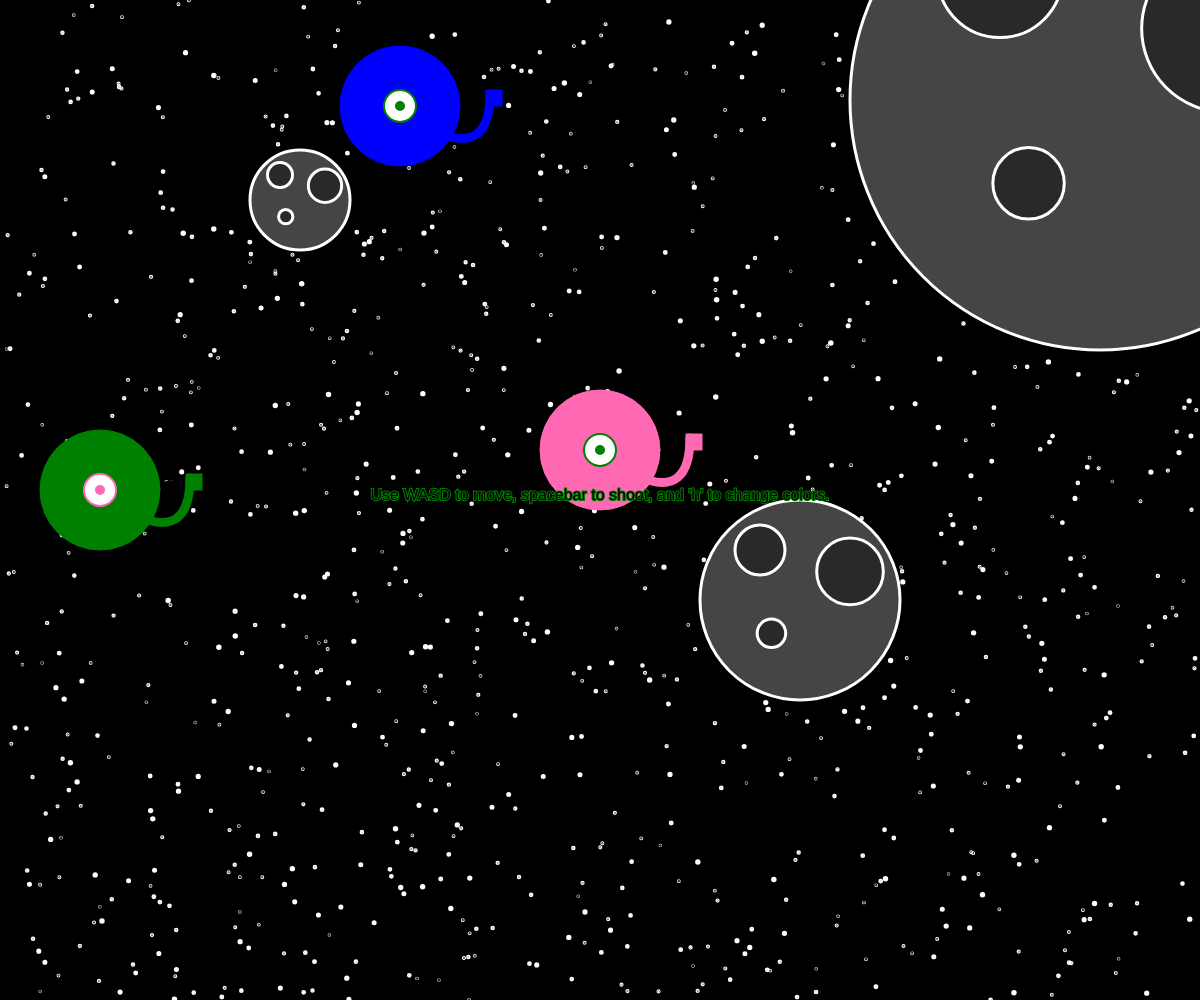
Frame 1 (no input)
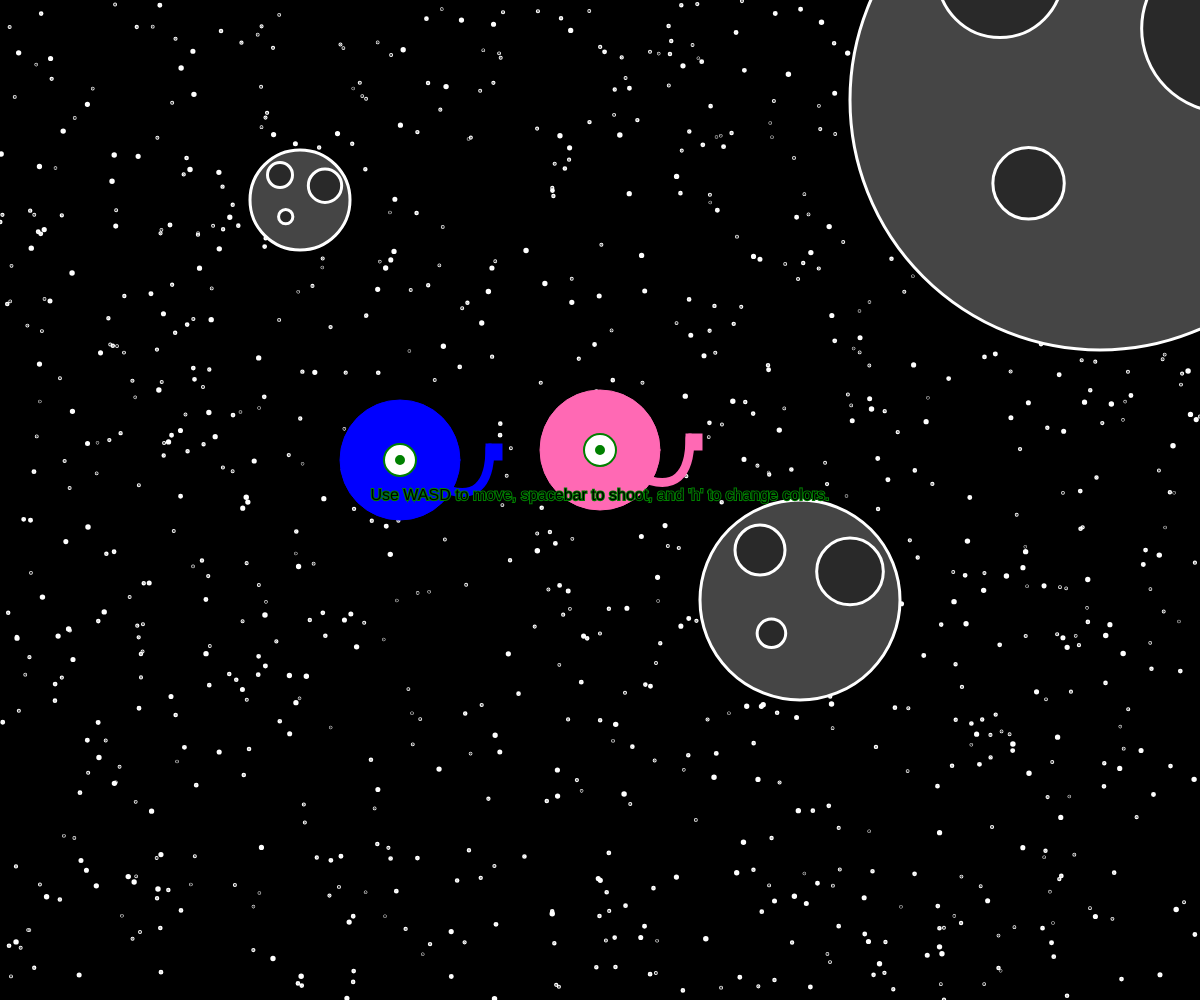
Frame 60 (no input)
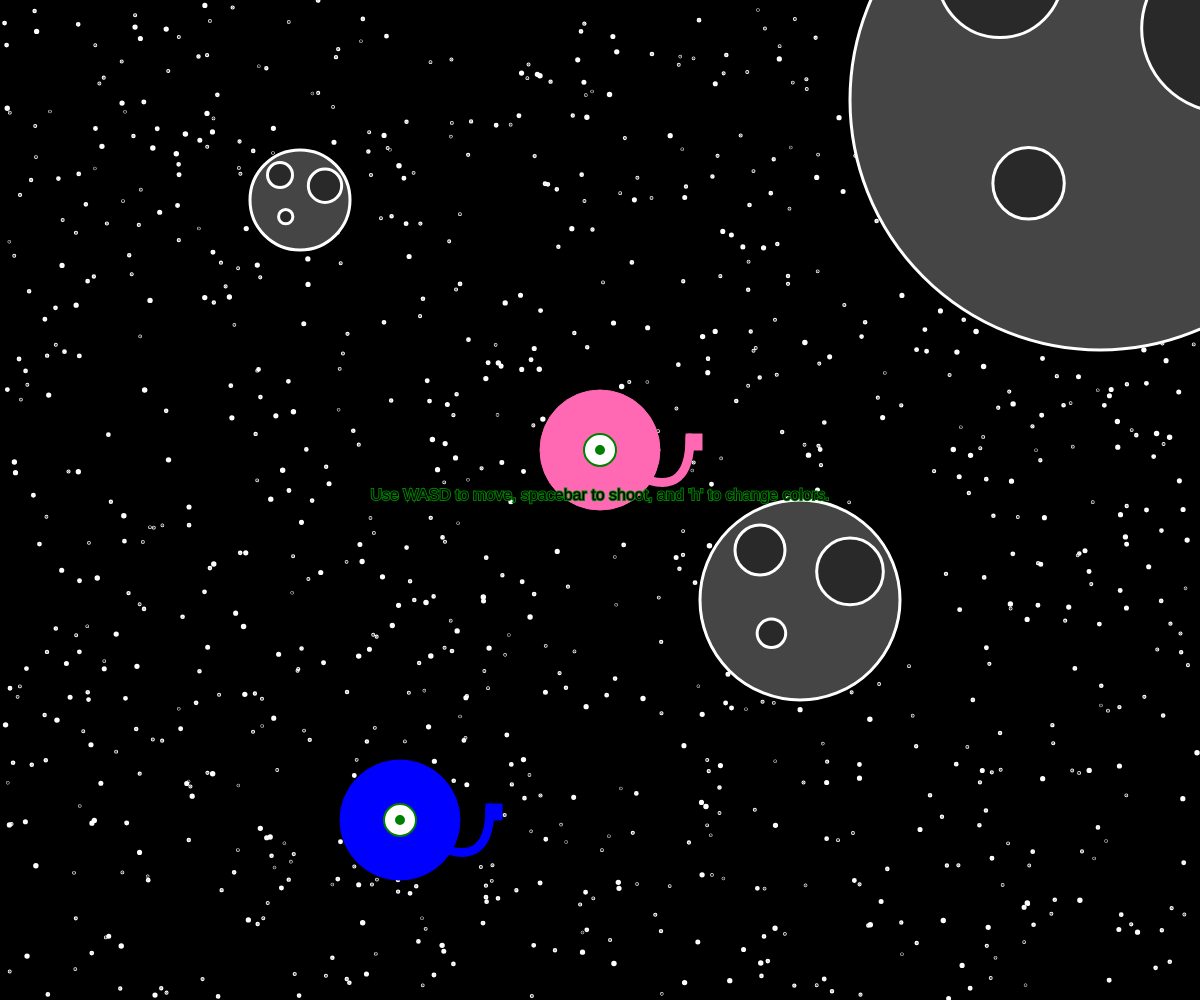
Frame 120 (the mouse pressed at the canvas centre since frame 60)

The p5.js sketch that drew these frames (run headless with seeded random() and noise() and a simulated clock; from frame 60 on, the mouse is pressed at the canvas centre):

// p5.js sketch
// ── sketch.js
const canvasWidth = window.innerWidth;
const canvasHeight = window.innerHeight; 
async function setup() {
    createCanvas(canvasWidth, canvasHeight); 
    let rando = Math.random() * 100;
    console.log(rando);
    rando = Math.random() * 490 + 10;
    console.log(rando);
    strokeWeight(0);
    fill('white');
    drawLandscape();    
    }
const bubbles = [];
let x = canvasWidth / 2;
let y = canvasHeight / 2 - 50;
let d = 50;
let color1 = 'hotpink';
let color2 = 'green';
const palette = [ '#78924e', '#924e78', '#4e7892', '#fffd82', '#ff9b71']; 
const b1 = {
    x: 400,
    y: 100,
    speed: 6,
    color1: 'blue',
    color2: 'green'
};
const b2 = {
    x: 100,
    y: 500,
    speed: 10,
    color1: 'green',
    color2: 'hotpink'
};
const b3 = {
    x: 1300,
    y: 100,
    speed: 2,
    color1: 'purple',
    color2: 'yellow'
};

function drawBack(x, y, color1, color2) {
  drawCreature(x, y, color1, color2)
}
function randInt(min, max) { 
	return Math.floor(Math.random() * (max - min + 1) + min);
}
function displayMessage() {
    fill('black');
     textAlign(CENTER);
     textSize(16);
     text("Use WASD to move, spacebar to shoot, and 'h' to change colors.", canvasWidth/2, canvasHeight/2);
}
function drawLandscape(i=true){
    document.body.style.backgroundColor = "black";
    strokeWeight(3);
    stroke('0');
    fill('white');
    for (let i = 0; i < 1000; i++) {
        const x = Math.random() * canvasWidth;
        const y = Math.random() * canvasHeight;
        const width = Math.random() * 2 + 0.5;
        circle(x, y, width);
    }
    drawAsteroid(800, 600, 200)
    drawAsteroid(300, 200, 100)
    drawAsteroid(1100, 100, 500)

}
function drawAsteroid(x, y, size) {
    fill('#454545');
    strokeWeight('0');
    stroke('0');
    circle(x, y, size);
    fill('#292929');
    circle(x-size/5, y-size/4, size/4)
    circle(x-size/7, y+size/6, size/7)
    circle(x+size/4, y-size/7, size/3)


}
function shoot() {
    const bubble = {
        x: x,
        y: y,
        d: 15,
        speed: 8
    }
    bubbles.push(bubble)
}
function draw() {
clear();
drawLandscape();
b1.y += b1.speed;
drawBack(b1.x, b1.y, b1.color1, b1.color2);
if (b1.y >= 2000){
 b1.y -= 2200;
 }
b2.y -= b2.speed;
drawBack(b2.x, b2.y, b2.color1, b2.color2);
 if (b2.y <= -100){
      b2.y += 2200;
}
b3.y -= b3.speed;
drawBack(b3.x, b3.y, b3.color1, b3.color2);
 if (b3.y <= -100){
      b3.y += 2200;
}
for (const bubble of bubbles) {
    circle(bubble.x, bubble.y, bubble.d);
    bubble.x -= bubble.speed;
}
drawCreature(x, y, color1, color2);   
    displayMessage();
}
function drawCreature(x, y, color1, color2) {
    stroke(color1);
        strokeWeight(9);
        fill('black');
        curve(
            x, y-100,
            x, y,
            x+(80+10), y-12,
            x, y-500
        )
        fill(color2);
        rect(x+(80+10), y-12, 80*.1)
        fill(color1);
        strokeWeight(1);
        circle(x, y, 80*1.5);
        fill('white');
        stroke(color2);
        strokeWeight(2);
        circle(x, y, 80*.4);
        fill(color2);
        circle(x, y, 80*.1);
}
function moveController(ev) {
    console.log(ev.code);
    if (ev.code == 'KeyS') {
        y += 10;
    } else if (ev.code == 'KeyW') {
        y -= 10;
    } else if (ev.code == 'Space') {
        shoot();
    } else if (ev.code == 'KeyD') {
        x += 10;
    } else if (ev.code == 'KeyA') {
        x -= 10;
    } else if (ev.code == 'ArrowUp') {
        y -= 10;
    } else if (ev.code == 'KeyH') {
        const idx = randInt(0, palette.length - 2);
        color1 = palette[idx];  
   displayMessage();
    }
}
document.addEventListener('keydown', moveController);
